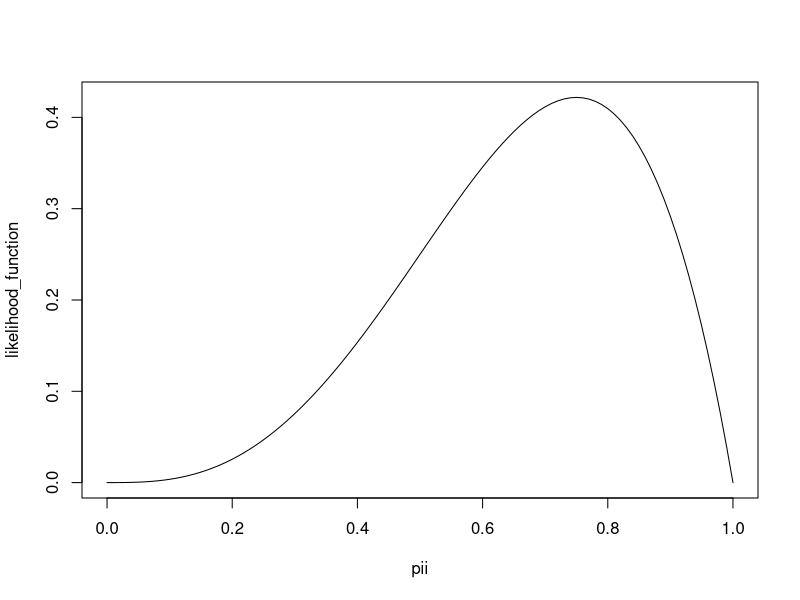

Source code (R):
## ---- chunk 1
pnorm((50-25) / 4.330127, lower.tail  = FALSE)
## ---- chunk 2
#P(Y=0)
dbinom(0, 4, 0.6)

#P(Y=1)
dbinom(1, 4, 0.6)

#P(Y=2)
dbinom(2, 4, 0.6)

#P(Y=3)
dbinom(3, 4, 0.6)

#P(Y=4)
dbinom(4, 4, 0.6)
## ---- chunk 3

pii = seq(0,1, 0.01)
likelihood_function = (factorial(4)/factorial(3))*(pii^3)*(1-pii)
plot(pii, likelihood_function, type = "l")

#MLE
max(likelihood_function)

#parameter
pii[which.max((likelihood_function))]
## ---- chunk 4

prop.test(486, 1374, conf.level = 0.99, alternative = "less")

## ---- chunk 5
binom.test(8, 10, p=0.5, alternative = "greater", conf.level = 0.99)
## ---- chunk 6
cancer <- matrix(c(0.75,0.25,0.1,0.9), ncol = 2, byrow = TRUE)
colnames(cancer) <- c("Test Positive", "Test Negative")
rownames(cancer) <- c("Has Cancer", "No Cancer")
cancer
## ---- chunk 7

test_pos_has_cancer <- 0.03

test_pos_no_cancer <- 0.096


test_neg_has_cancer <- 0.01


test_neg_no_cancer <- 0.864

probability_table <- matrix(c(test_pos_has_cancer, test_pos_no_cancer, test_neg_has_cancer, test_pos_no_cancer), byrow = TRUE, ncol = 2)
colnames(probability_table) <- c("Has Cancer", "No Cancer")
rownames(probability_table) <- c("Test Positive", "Test Negative")

probability_table
## ---- chunk 8
diff_in_prop = 62.4/1000000 - 1.3/1000000
diff_in_prop
## ---- chunk 9
rr = (62.4/1000000)/(1.3/1000000)
rr
## ---- chunk 10

odds_lung = (0.00140/(1-0.00140))/(0.00010/(1-0.00010))

odds_lung

odds_heart = (0.00669/(1-0.00669))/(0.00413/(1-0.00413))

odds_heart
